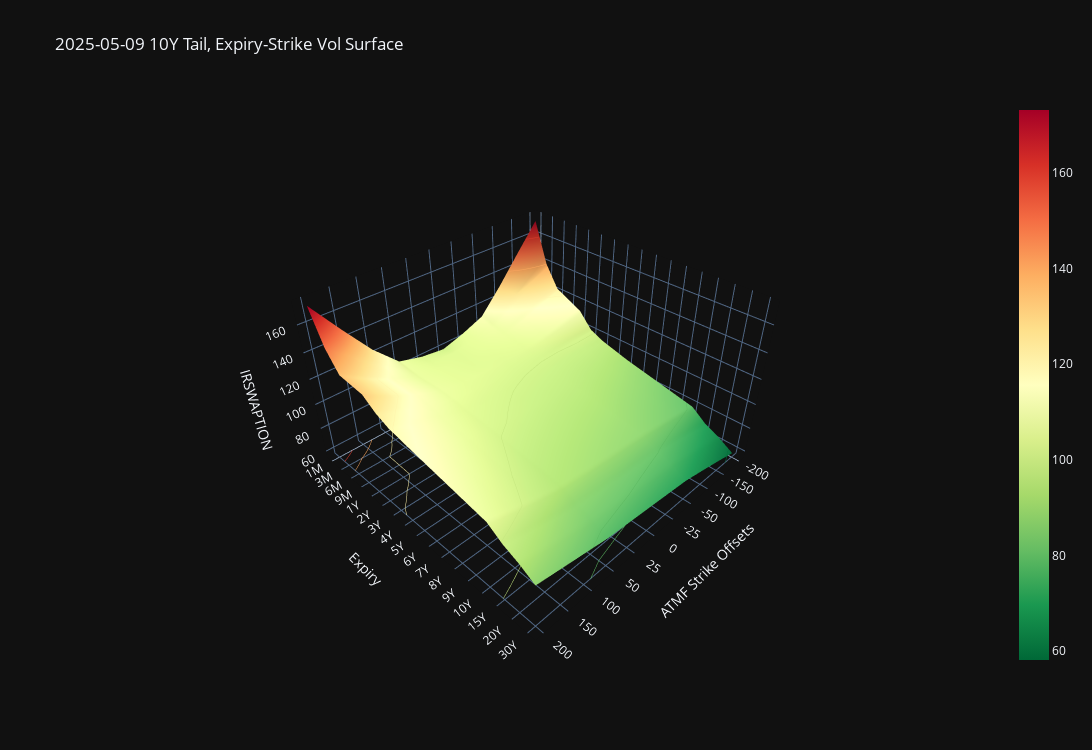

The notebook cell saved with this chart:
### Code cell
usd_swaptions.vol_surface_plotter(date=datetime(2025, 5, 9), tail="10Y", use_plotly=True)

### Figure 1 — Plotly figure (JSON) as saved in the notebook; plotly's stock layout.template omitted (floating-point values rounded to 4 significant figures; data arrays with more than 128 entries replaced by an {"elided": "..."} marker saying what was removed)
{"data": [{"colorscale": [[0, "rgb(0,104,55)"], [0.1, "rgb(26,152,80)"], [0.2, "rgb(102,189,99)"], [0.3, "rgb(166,217,106)"], [0.4, "rgb(217,239,139)"], [0.5, "rgb(255,255,191)"], [0.6, "rgb(254,224,139)"], [0.7, "rgb(253,174,97)"], [0.8, "rgb(244,109,67)"], [0.9, "rgb(215,48,39)"], [1, "rgb(165,0,38)"]], "contours": {"z": {"highlightcolor": "limegreen", "project": {"z": true}, "show": true, "usecolormap": true}}, "hovertemplate": "ATMF Strike Offsets: %{x}<br>Expiry: %{y}<br>IRSWAPTION: %{z}<extra></extra>", "showscale": true, "type": "surface", "x": {"elided": "17x11 int values"}, "y": {"elided": "17x11 int values"}, "z": {"elided": "17x11 float values"}}], "layout": {"height": 750, "scene": {"aspectratio": {"x": 1, "y": 1, "z": 0.6}, "xaxis": {"ticktext": [-200, -150, -100, -50, -25, 0, 25, 50, 100, 150, 200], "tickvals": [0, 1, 2, 3, 4, 5, 6, 7, 8, 9, 10], "title": {"text": "ATMF Strike Offsets"}}, "yaxis": {"ticktext": ["1M", "3M", "6M", "9M", "1Y", "2Y", "3Y", "4Y", "5Y", "6Y", "7Y", "8Y", "9Y", "10Y", "15Y", "20Y", "30Y"], "tickvals": [0, 1, 2, 3, 4, 5, 6, 7, 8, 9, 10, 11, 12, 13, 14, 15, 16], "title": {"text": "Expiry"}}, "zaxis": {"title": {"text": "IRSWAPTION"}}}, "title": {"text": "2025-05-09 10Y Tail, Expiry-Strike Vol Surface"}, "width": 1250, "xaxis": {"showspikes": true, "spikecolor": "white", "spikemode": "across", "spikesnap": "cursor"}, "yaxis": {"showspikes": true, "spikecolor": "white", "spikesnap": "cursor", "spikethickness": 0.5}}}
